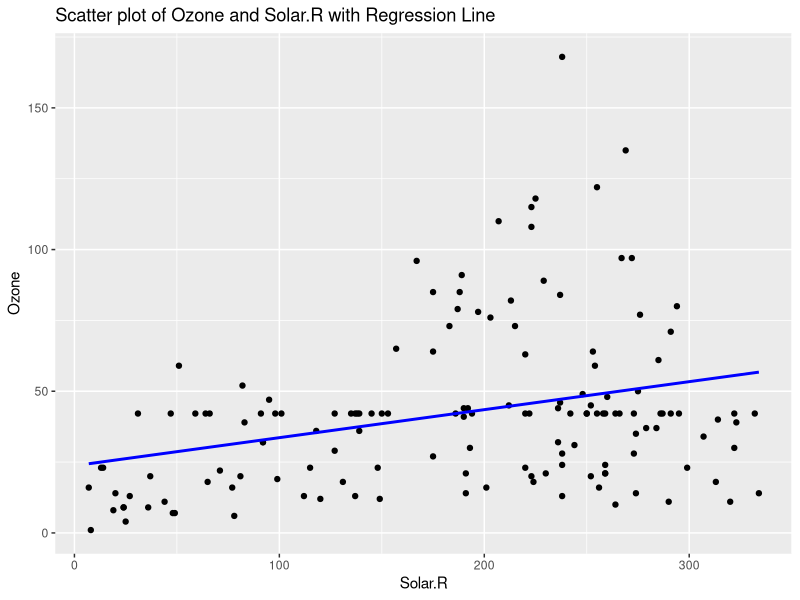

Generate this figure with R:
library(ggplot2)
data(airquality)
missing_cols <- colnames(airquality)[colSums(is.na(airquality)) > 0]
missing_percentage <- colSums(is.na(airquality)) / nrow(airquality) * 100
for (col in missing_cols) {
  if (missing_percentage[col] < 10) {
    airquality <- airquality[!is.na(airquality[col]), ]
  } else {
    airquality[is.na(airquality[col]), col] <- mean(airquality[, col], na.rm = TRUE)
  }
}
lm_model <- lm(Ozone ~ Solar.R, data = airquality)
ggplot(airquality, aes(x = Solar.R, y = Ozone)) +geom_point() +
  geom_smooth(method = "lm", formula = y ~ x, se = FALSE, color = "blue") +
  labs(title = "Scatter plot of Ozone and Solar.R with Regression Line")
print(lm_model)
print(ggplot)
print(data)
